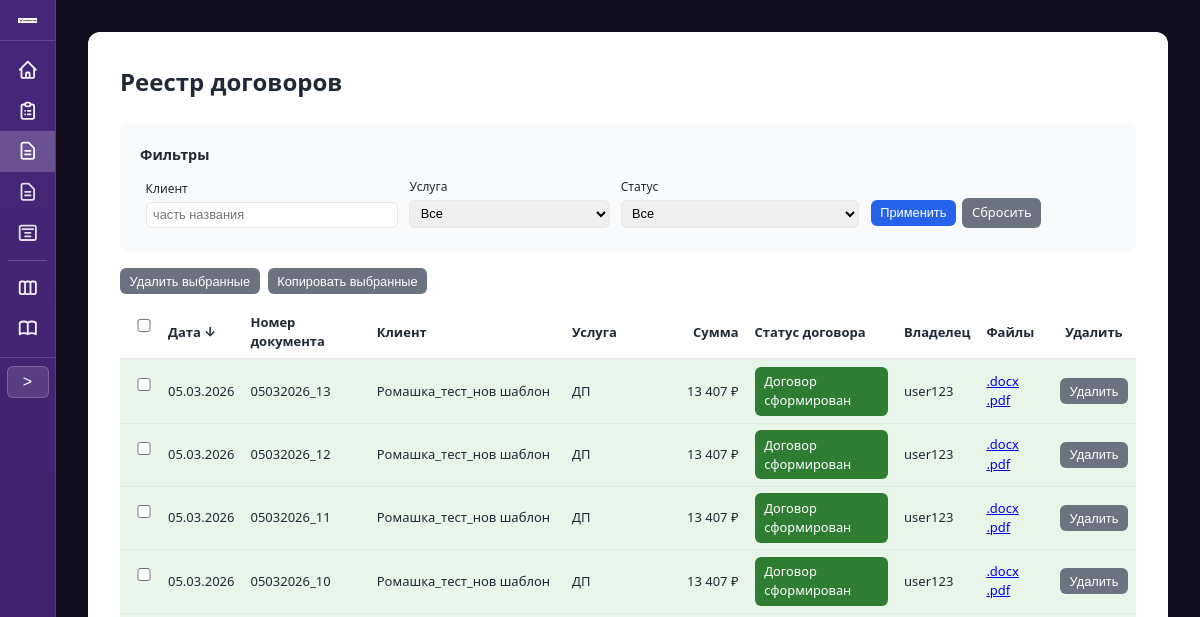
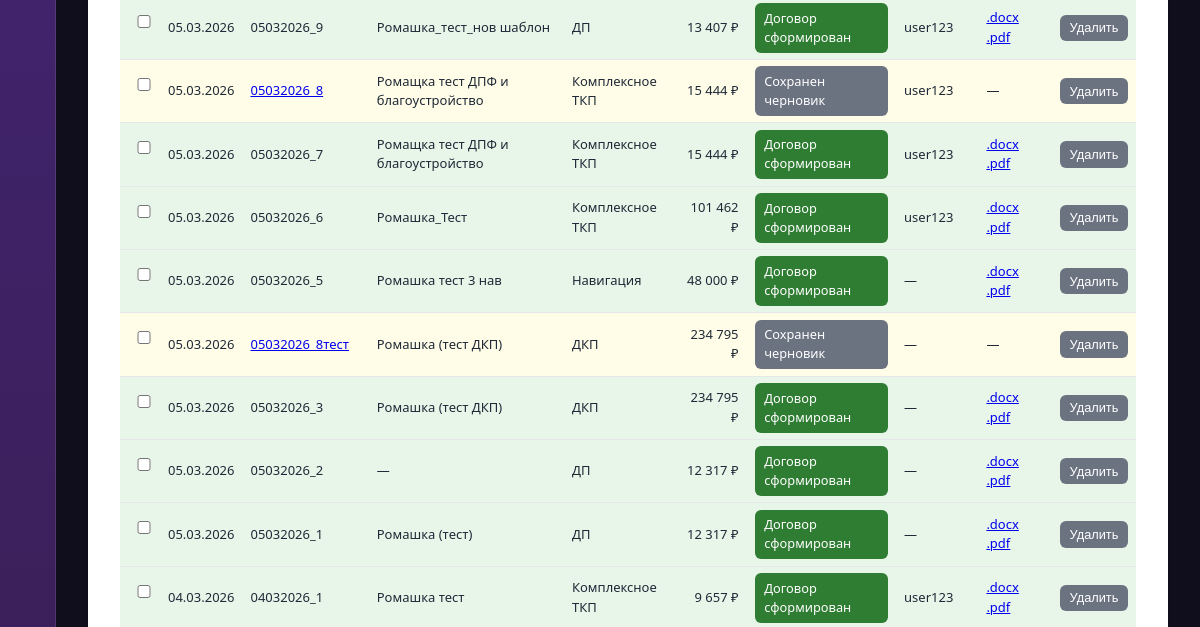
The app's page /contracts/ (signed in, upper part), older data (2 pictures, top to bottom).
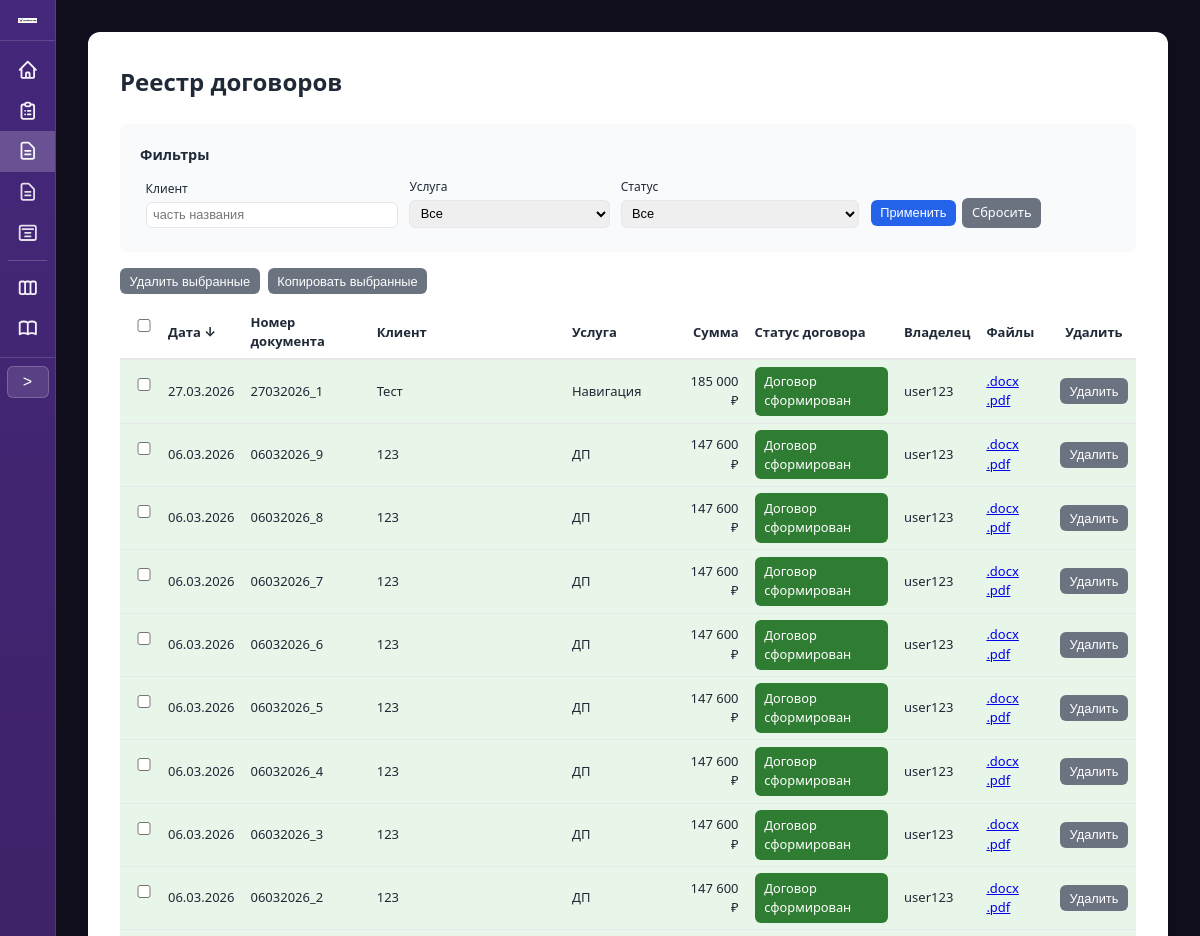
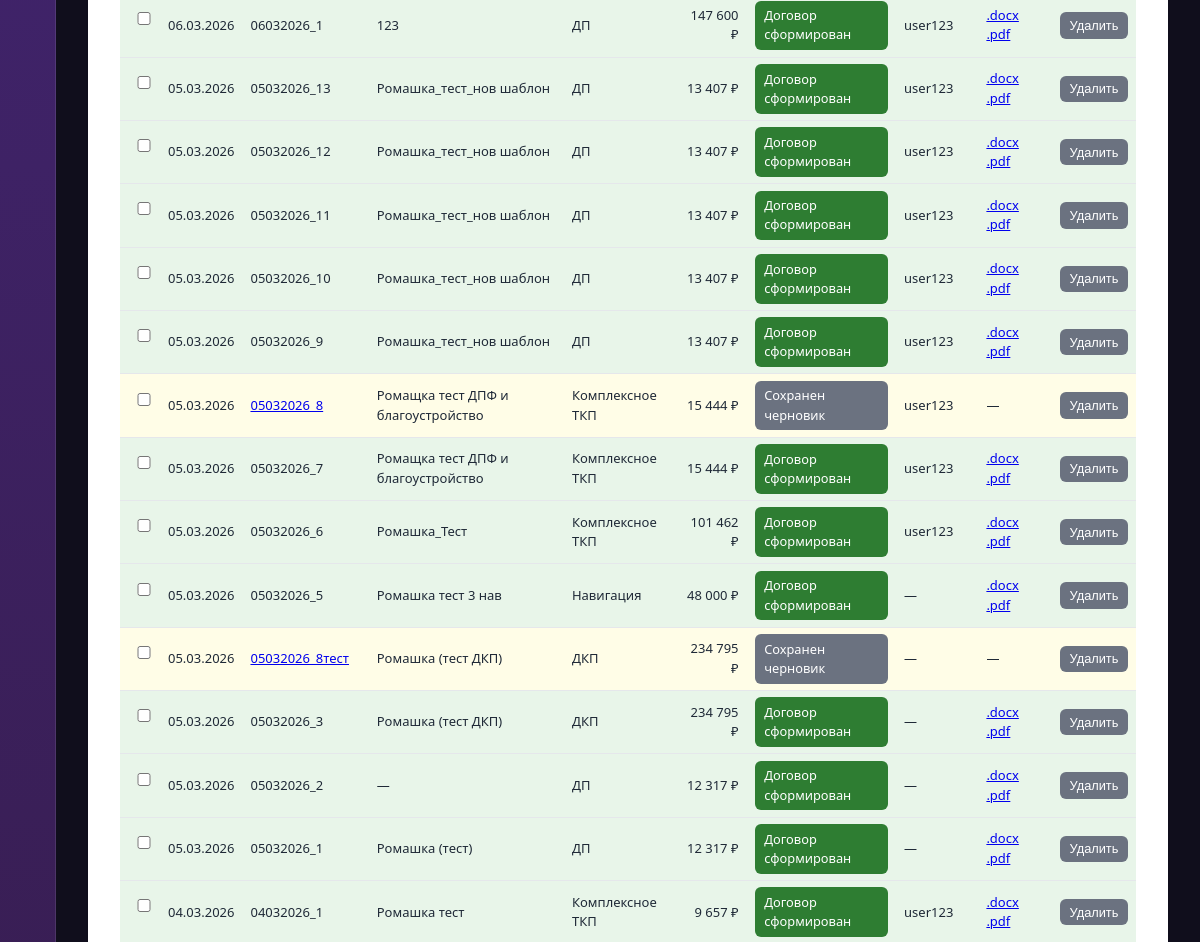
The same page, newer data (2 pictures, top to bottom).
### proposals/models.py (models this page shows, shortened)
class ContractRecord(models.Model):
    STATUS_DRAFT = 'draft'
    STATUS_FINAL = 'final'
    STATUS_CHOICES = [
        (STATUS_DRAFT, 'Черновик'),
        (STATUS_FINAL, 'Итоговый'),
    ]
    date = models.DateField('Дата договора')
    number = models.CharField('Номер договора', max_length=50, unique=True)
    status = models.CharField('Статус', max_length=20, choices=STATUS_CHOICES, default=STATUS_FINAL)
    tkp = models.ForeignKey(
        TKPRecord,
        on_delete=models.SET_NULL,
        null=True,
        blank=True,
        verbose_name='ТКП',
        related_name='contracts',
    )
    counterparty = models.ForeignKey(
        Counterparty,
        on_delete=models.SET_NULL,
        null=True,
        blank=True,
        verbose_name='Контрагент',
    )
    client = models.CharField('Клиент', max_length=500, blank=True)
    service = models.CharField('Услуга', max_length=255, blank=True)
    sum_total = models.DecimalField('Сумма', max_digits=15, decimal_places=2, default=0)
    docx_file = models.CharField('Файл DOCX', max_length=255, blank=True)
    pdf_file = models.CharField('Файл PDF', max_length=255, blank=True)
    contract_snapshot = models.JSONField('Снимок реквизитов', null=True, blank=True)
    created_at = models.DateTimeField('Создано', auto_now_add=True)
    created_by = models.ForeignKey(
        settings.AUTH_USER_MODEL,
        on_delete=models.SET_NULL,
        null=True,
        blank=True,
        related_name='created_contract_records',
        verbose_name='Владелец',
    )
    class Meta:
        verbose_name = 'Запись договора'
        verbose_name_plural = 'Записи договоров'
        ordering = ['-created_at']

### proposals/views.py (the view, shortened to what this page needs)
# urls.py: path('contracts/', views.contract_table_view, name='contract_table'),
@login_required
@require_http_methods(['GET', 'POST'])
def contract_table_view(request):
    records = ContractRecord.objects.select_related('tkp', 'counterparty', 'created_by')
    client = request.GET.get('client', '').strip()
    service = request.GET.get('service', '').strip()
    status_filter = request.GET.get('status', '').strip().lower()
    if client:
        records = records.filter(client__icontains=client)
    if service:
        records = records.filter(service=service)
    if status_filter == 'draft':
        records = records.filter(status=ContractRecord.STATUS_DRAFT)
    elif status_filter == 'final':
        records = records.filter(status=ContractRecord.STATUS_FINAL)
    sort_col = request.GET.get('sort', '').strip().lower()
    order = request.GET.get('order', 'desc').strip().lower()
    if order not in ('asc', 'desc'):
        order = 'desc'
    order_prefix = '' if order == 'asc' else '-'
    allowed_sort = {'date': 'date', 'number': 'number', 'client': 'client', 'service': 'service', 'sum_total': 'sum_total', 'status': 'status'}
    if sort_col in allowed_sort:
        field = allowed_sort[sort_col]
        if field == 'status':
            records = records.order_by(f'{order_prefix}status', '-date', '-created_at')
        else:
            records = records.order_by(f'{order_prefix}{field}', '-created_at')
    else:
        records = records.order_by('-date', '-created_at')
    services_list = list(ContractRecord.objects.values_list('service', flat=True).distinct().filter(service__isnull=False).exclude(service='').order_by('service'))
    context = {
        'records': records,
        'filters': {'client': client, 'service': service, 'status': status_filter},
        'services_list': services_list,
        'sort': sort_col or 'date',
        'order': order,
    }
    return render(request, 'proposals/contract_table.html', context)

### proposals/templates/proposals/contract_table.html (shortened to what this page needs)
{% extends "proposals/base.html" %}
{% load proposal_filters %}
{% block container_extra_class %}container--wide{% endblock %}
{% block content %}
<div style="overflow-x: auto;">
<h1>Реестр договоров</h1>
<form method="get" action="{% url 'proposals:contract_table' %}" class="summary" style="margin-bottom: 1rem;">
    <p style="margin: 0 0 0.5rem; font-weight: 600; font-size: 0.9rem;">Фильтры</p>
    <table class="table-filters" style="width: 100%; border-collapse: collapse; font-size: 0.8rem;">
        <tr>
            <td style="padding: 0.25rem 0.35rem; vertical-align: bottom;">
                <label for="id_client" style="font-size: 0.75rem;">Клиент</label>
                <input type="text" name="client" id="id_client" value="{{ filters.client }}" placeholder="часть названия" style="margin: 0; padding: 0.3rem 0.4rem; font-size: 0.8rem; width: 100%;">
            </td>
            <td style="padding: 0.25rem 0.35rem; vertical-align: bottom;">
                <label for="id_service" style="font-size: 0.75rem;">Услуга</label>
                <select name="service" id="id_service" style="margin: 0; padding: 0.3rem 0.4rem; font-size: 0.8rem; width: 100%;">
                    <option value="">Все</option>
                </select>
            </td>
            <td style="padding: 0.25rem 0.35rem; vertical-align: bottom;">
                <label for="id_status" style="font-size: 0.75rem;">Статус</label>
                <select name="status" id="id_status" style="margin: 0; padding: 0.3rem 0.4rem; font-size: 0.8rem; width: 100%;">
                    <option value="">Все</option>
                </select>
            </td>
            <td style="padding: 0.25rem 0.35rem; vertical-align: bottom; white-space: nowrap;">
                <button type="submit" class="btn btn-sm">Применить</button>
                <a href="{% url 'proposals:contract_table' %}" class="btn btn-secondary btn-sm" style="margin-left: 0.2rem;">Сбросить</a>
            </td>
        </tr>
    </table>
</form>
<form id="bulk-form-contract" method="post" action="{% url 'proposals:contract_table' %}{% if request.GET %}?{{ request.GET.urlencode }}{% endif %}">
<div class="bulk-toolbar" style="margin-bottom: 0.75rem; display: flex; align-items: center; gap: 0.5rem; flex-wrap: wrap;">
    <button type="submit" name="bulk_action" value="delete" class="btn btn-secondary btn-sm" onclick="var n=document.querySelectorAll('#bulk-form-contract input[name=ids]:checked').length;return n?confirm('Удалить выбранные записи договоров и их файлы?'):false;">Удалить выбранные</button>
    <button type="submit" name="bulk_action" value="copy" class="btn btn-secondary btn-sm" onclick="var n=document.querySelectorAll('#bulk-form-contract input[name=ids]:checked').length;if(!n){alert('Выберите строки для копирования.');return false;}return true;">Копировать выбранные</button>
</div>
<table class="table-contract-list" style="width: 100%; border-collapse: collapse; margin-top: 0; font-size: 0.8125rem;">
    <thead>
        <tr style="border-bottom: 2px solid var(--border);">
            <th style="text-align: center; padding: 0.4rem 0.5rem; width: 2.5rem;"><input type="checkbox" id="contract-select-all" title="Выбрать все" aria-label="Выбрать все"></th>
            <th style="text-align: left; padding: 0.4rem 0.5rem;"><a href="?sort=date&order={% if sort == 'date' and order == 'asc' %}desc{% else %}asc{% endif %}" class="th-sort">Дата {% if sort == 'date' %}{% if order == 'asc' %}↑{% else %}↓{% endif %}{% endif %}</a></th>
            <th style="text-align: left; padding: 0.4rem 0.5rem;"><a href="?sort=number&order={% if sort == 'number' and order == 'asc' %}desc{% else %}asc{% endif %}" class="th-sort">Номер документа </a></th>
            <th style="text-align: left; padding: 0.4rem 0.5rem;"><a href="?sort=client&order={% if sort == 'client' and order == 'asc' %}desc{% else %}asc{% endif %}" class="th-sort">Клиент </a></th>
            <th style="text-align: left; padding: 0.4rem 0.5rem;"><a href="?sort=service&order={% if sort == 'service' and order == 'asc' %}desc{% else %}asc{% endif %}" class="th-sort">Услуга </a></th>
            <th style="text-align: right; padding: 0.4rem 0.5rem;"><a href="?sort=sum_total&order={% if sort == 'sum_total' and order == 'asc' %}desc{% else %}asc{% endif %}" class="th-sort">Сумма </a></th>
            <th style="text-align: left; padding: 0.4rem 0.5rem;"><a href="?sort=status&order={% if sort == 'status' and order == 'asc' %}desc{% else %}asc{% endif %}" class="th-sort">Статус договора </a></th>
            <th style="text-align: left; padding: 0.4rem 0.5rem;">Владелец</th>
            <th style="text-align: left; padding: 0.4rem 0.5rem;">Файлы</th>
            <th style="text-align: center; padding: 0.4rem 0.5rem;">Удалить</th>
        </tr>
    </thead>
    <tbody>
        {% for r in records %}
        <tr style="border-bottom: 1px solid var(--border);" class="{% if r.status == 'draft' %}contract-row-draft{% else %}contract-row-with-contract{% endif %}">
            <td style="padding: 0.4rem 0.5rem; text-align: center;"><input type="checkbox" name="ids" value="{{ r.pk }}" form="bulk-form-contract" class="contract-row-cb"></td>
            <td style="padding: 0.4rem 0.5rem;">{{ r.date|date:"d.m.Y" }}</td>
            <td style="padding: 0.4rem 0.5rem;">
                {% if r.status == 'draft' and r.tkp_id %}
                <a href="{% url 'proposals:contract_form' r.tkp_id %}?contract_draft_id={{ r.pk }}">{{ r.number }}</a>
                {% else %}
                {{ r.number }}
                {% endif %}
            </td>
            <td style="padding: 0.4rem 0.5rem;">{{ r.client|default:"—" }}</td>
            <td style="padding: 0.4rem 0.5rem;">{{ r.service|default:"—" }}</td>
            <td style="padding: 0.4rem 0.5rem; text-align: right;">{{ r.sum_total|format_price }} ₽</td>
            <td style="padding: 0.4rem 0.5rem;">
                {% if r.status == 'draft' %}
                <a href="#" class="btn btn-sm btn-contract-draft btn-contract-card-trigger" data-contract-card="{% url 'proposals:contract_card' r.pk %}">Сохранен черновик</a>
                {% else %}
                <a href="#" class="btn btn-sm btn-contract-done btn-contract-card-trigger" data-contract-card="{% url 'proposals:contract_card' r.pk %}">Договор сформирован</a>
                {% endif %}
            </td>
            <td style="padding: 0.4rem 0.5rem;">{% if r.created_by %}{{ r.created_by.get_full_name|default:r.created_by.username }}{% else %}—{% endif %}</td>
            <td style="padding: 0.4rem 0.5rem;">
                {% if r.docx_file and r.pdf_file %}
                <a href="{% url 'proposals:contract_download' r.pk 'docx' %}" class="table-file-link">.docx</a>
                <a href="{% url 'proposals:contract_download' r.pk 'pdf' %}" class="table-file-link">.pdf</a>
                {% else %}
                —
                {% endif %}
            </td>
            <td style="padding: 0.4rem 0.5rem; text-align: center;">
                <form method="post" action="{% url 'proposals:contract_table' %}{% if request.GET %}?{{ request.GET.urlencode }}{% endif %}" style="display: inline;" onsubmit="return confirm('Удалить эту запись договора и файлы?');">
                    <button type="submit" class="btn btn-secondary btn-sm">Удалить</button>
                </form>
            </td>
        </tr>
        {% empty %}
        <tr>
            <td colspan="11" style="padding: 0.75rem; color: var(--text-muted); font-size: 0.8125rem;">Нет договоров</td>
        </tr>
        {% endfor %}
    </tbody>
</table>
</form>
</div>
{% endblock %}

### proposals/templates/proposals/base.html (shortened to what this page needs)
<!DOCTYPE html>
<html lang="ru">
<head>
    {% load static %}
</head>
<body>
    <div class="layout">
        <aside class="sidebar" id="sidebar">
            <div class="sidebar-header">
                <a href="{% url 'proposals:start' %}">
                    <img src="{% static 'logo.png' %}" alt="Логотип" />
                </a>
            </div>
            <nav>
                <a href="{% url 'proposals:start' %}" class="nav-link {% if request.resolver_match.url_name == 'start' %}nav-active{% endif %}" title="Старт">
                </a>
                <a href="{% url 'proposals:table' %}" class="nav-link {% if request.resolver_match.url_name == 'table' %}nav-active{% endif %}" title="Реестр всех сформированных документов ТКП">
                </a>
                <a href="{% url 'proposals:contract_table' %}" class="nav-link {% if request.resolver_match.url_name == 'contract_table' %}nav-active{% endif %}" title="Реестр всех сформированных договоров">
                    <svg class="nav-link-icon" xmlns="http://www.w3.org/2000/svg" fill="none" viewBox="0 0 24 24" stroke="currentColor" stroke-width="2"><path stroke-linecap="round" stroke-linejoin="round" d="M9 12h6m-6 4h6m2 5H7a2 2 0 01-2-2V5a2 2 0 012-2h5.586a1 1 0 01.707.293l5.414 5.414a1 1 0 01.293.707V19a2 2 0 01-2 2z"/></svg>
                </a>
                <div class="nav-section" data-nav-section="tkp">
                    <div class="nav-section-title" title="Формирование ТКП">
                        <svg class="nav-link-icon" xmlns="http://www.w3.org/2000/svg" fill="none" viewBox="0 0 24 24" stroke="currentColor" stroke-width="2"><path stroke-linecap="round" stroke-linejoin="round" d="M9 12h6m-6 4h6m2 5H7a2 2 0 01-2-2V5a2 2 0 012-2h5.586a1 1 0 01.707.293l5.414 5.414a1 1 0 01.293.707V19a2 2 0 01-2 2z"/></svg>
                    </div>
                </div>
                <div class="nav-section" data-nav-section="refs">
                    <div class="nav-section-title" title="Справочники и данные">
                        <svg class="nav-link-icon" xmlns="http://www.w3.org/2000/svg" fill="none" viewBox="0 0 24 24" stroke="currentColor" stroke-width="2"><path stroke-linecap="round" stroke-linejoin="round" d="M9 12h6m-6 4h6m-9-8h12M5 4h14a2 2 0 012 2v12a2 2 0 01-2 2H5a2 2 0 01-2-2V6a2 2 0 012-2z"/></svg>
                    </div>
                </div>
                <hr class="nav-divider">
                <a href="{% url 'proposals:kanban' %}" class="nav-link {% if request.resolver_match.url_name == 'kanban' %}nav-active{% endif %}" title="Канбан доска всех текущих сделок">
                </a>
                <a href="{% url 'proposals:instruction' %}" class="nav-link {% if request.resolver_match.url_name == 'instruction' %}nav-active{% endif %}" title="Инструкция пользователя">
                </a>
            </nav>
            <div class="sidebar-toggle-wrap">
                <button type="button" class="sidebar-toggle" id="sidebar-toggle" title="Развернуть меню" aria-label="Развернуть меню">&gt;</button>
            </div>
        </aside>
        <main class="main {% block main_extra_class %}{% endblock %}">
            {% block main_content %}
            <div class="container {% block container_extra_class %}{% endblock %}">
                <div class="card">
                    {% block content %}{% endblock %}
                </div>
            </div>
            {% endblock %}
        </main>
    </div>
</body>
</html>

Row changes from the older to the newer data that the page shows:
added ContractRecord: date "27.03.2026", number "27032026_1", client "Тест", service "Навигация", sum_total "185 000", status "Договор сформирован", created_by.get_full_name "user123", docx_file ".docx"
added ContractRecord: date "06.03.2026", number "06032026_9", client "123", service "ДП", sum_total "147 600", status "Договор сформирован", created_by.get_full_name "user123", docx_file ".docx"
added ContractRecord: date "06.03.2026", number "06032026_8", client "123", service "ДП", sum_total "147 600", status "Договор сформирован", created_by.get_full_name "user123", docx_file ".docx"
added ContractRecord: date "06.03.2026", number "06032026_7", client "123", service "ДП", sum_total "147 600", status "Договор сформирован", created_by.get_full_name "user123", docx_file ".docx"
added ContractRecord: date "06.03.2026", number "06032026_6", client "123", service "ДП", sum_total "147 600", status "Договор сформирован", created_by.get_full_name "user123", docx_file ".docx"
added ContractRecord: date "06.03.2026", number "06032026_5", client "123", service "ДП", sum_total "147 600", status "Договор сформирован", created_by.get_full_name "user123", docx_file ".docx"
added ContractRecord: date "06.03.2026", number "06032026_4", client "123", service "ДП", sum_total "147 600", status "Договор сформирован", created_by.get_full_name "user123", docx_file ".docx"
added ContractRecord: date "06.03.2026", number "06032026_3", client "123", service "ДП", sum_total "147 600", status "Договор сформирован", created_by.get_full_name "user123", docx_file ".docx"
added ContractRecord: date "06.03.2026", number "06032026_2", client "123", service "ДП", sum_total "147 600", status "Договор сформирован", created_by.get_full_name "user123", docx_file ".docx"
added ContractRecord: date "06.03.2026", number "06032026_1", client "123", service "ДП", sum_total "147 600", status "Договор сформирован", created_by.get_full_name "user123", docx_file ".docx"
